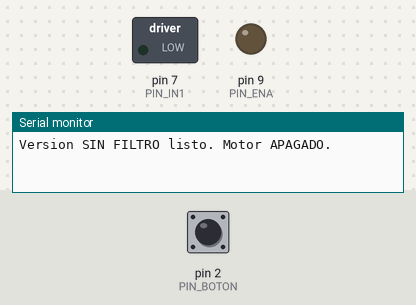
Recording of a sketch running on a simulated Arduino Uno, built with avr-gcc and run on an emulated ATmega328P. Shown: switched loads named in the sketch (green lamp = pin HIGH), output pins drawn as LEDs (lit = HIGH), the last lines printed to the serial monitor. Inputs (shaded band) come from the test bench; at power-on: pin 2 (PIN_BOTON) HIGH.

Above: at 1.2 s.
1.3 s: pin 2 (PIN_BOTON) pulled LOW for 0.15 s
At 1.6 s:
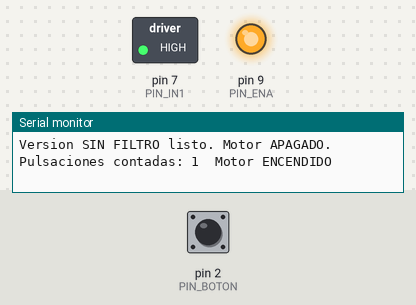
2.9 s: pin 2 (PIN_BOTON) pulled LOW for 1 s
At 4.0 s:
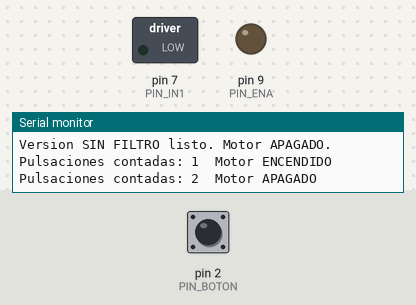
5.4 s: pin 2 (PIN_BOTON) pulled LOW for 3.2 s
At 5.9 s:
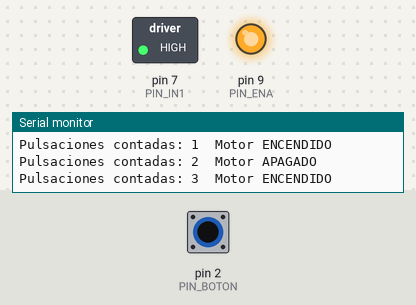
Timing chart, 0 to 8.4 s (numbered marks = the images above; inputs shaded):
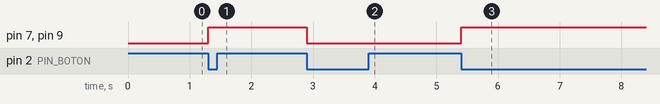

Measured:
- after the input at 1.3 s, pin 7 (PIN_IN1), pin 9 (PIN_ENA): LOW → HIGH at once
- after the input at 2.9 s, pin 7 (PIN_IN1), pin 9 (PIN_ENA): HIGH → LOW at once
- after the input at 5.4 s, pin 7 (PIN_IN1), pin 9 (PIN_ENA): LOW → HIGH at once

The sketch:

Practica_4_1_2_SinFiltro.ino
```cpp
/*
  Practica 4.1.2  Version SIN FILTRO (paso 2 del desarrollo)

  Lee el boton directamente en cada vuelta del loop() y cuenta cada
  paso de suelto (HIGH) a oprimido (LOW). Cada pulsacion detectada
  cambia el motor. Sirve para comparar contra la version con filtro.

  Sin delay().
*/

const uint8_t PIN_BOTON = 2;
const uint8_t PIN_ENA   = 9;
const uint8_t PIN_IN1   = 7;

bool     lecturaAnterior = HIGH;
bool     motorEncendido  = false;
uint32_t contador        = 0;

void setup() {
  // Estado seguro
  pinMode(PIN_ENA, OUTPUT);
  pinMode(PIN_IN1, OUTPUT);
  analogWrite(PIN_ENA, 0);
  digitalWrite(PIN_IN1, LOW);

  pinMode(PIN_BOTON, INPUT_PULLUP);

  Serial.begin(9600);
  while (!Serial && millis() < 3000);
  Serial.println(F("Version SIN FILTRO listo. Motor APAGADO."));
}

void loop() {
  bool lectura = digitalRead(PIN_BOTON);

  // Solo cuenta al pasar de suelto a oprimido (soltar no cuenta)
  if (lecturaAnterior == HIGH && lectura == LOW) {
    contador++;
    motorEncendido = !motorEncendido;

    if (motorEncendido) {
      digitalWrite(PIN_IN1, HIGH);
      analogWrite(PIN_ENA, 255);        // de golpe, sin rampa
    } else {
      analogWrite(PIN_ENA, 0);
      digitalWrite(PIN_IN1, LOW);
    }

    Serial.print(F("Pulsaciones contadas: "));
    Serial.print(contador);
    Serial.println(motorEncendido ? F("  Motor ENCENDIDO") : F("  Motor APAGADO"));
  }

  lecturaAnterior = lectura;
}
```
